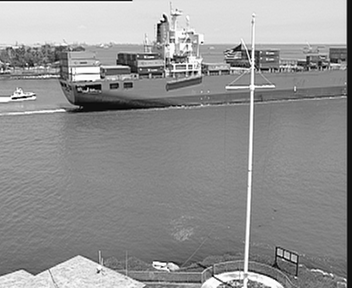
%> input picture Hw3_motion_estimation/container_1.tif, 352 x 288 px
$ octave optical_flow_threepic.m   (GNU Octave 9; MATLAB toolbox functions it lacks are replaced by stand-ins)
%> lines starting %> are read from the running program, lines starting %| are printed output that depends on the picture
### Hw3_motion_estimation/gradiance.m
function [ Ix,Iy,It ] = gradiance( this_pic,next_pic)
[H,W] = size(this_pic);
this_pic = double(this_pic);
next_pic = double(next_pic);

Ix = this_pic(1:H-1,2:W) - this_pic(1:H-1,1:W-1);
Ix = Ix + this_pic(2:H,2:W) - this_pic(2:H,1:W-1);
Ix = Ix + next_pic(1:H-1,2:W) - next_pic(1:H-1,1:W-1);
Ix = Ix + next_pic(2:H,2:W) - next_pic(2:H,1:W-1);
Ix = Ix*0.25;

Iy = this_pic(2:H,1:W-1) - this_pic(1:H-1,1:W-1);
Iy = Iy + this_pic(2:H,2:W) - this_pic(1:H-1,2:W);
Iy = Iy + next_pic(2:H,1:W-1) - next_pic(1:H-1,1:W-1);
Iy = Iy + next_pic(2:H,2:W) - next_pic(1:H-1,2:W);
Iy = Iy * 0.25;

It = next_pic(1:H-1,1:W-1) - this_pic(1:H-1,1:W-1);
It = It + next_pic(2:H,1:W-1) - this_pic(2:H,1:W-1);
It = It + next_pic(1:H-1,2:W) - this_pic(1:H-1,2:W);
It = It + next_pic(2:H,2:W) - this_pic(2:H,2:W);
It = It * 0.25;

Ix = [Ix ones(H-1,1)];
Ix = [Ix;ones(1,W)];
Iy = [Iy ones(H-1,1)];
Iy = [Iy;ones(1,W)];
It = [It ones(H-1,1)];
It = [It;ones(1,W)];

end

### Hw3_motion_estimation/optical_flow_threepic.m
close all

Ik = imread('container_1.tif');
%> Ik is the input picture: size 288x352 uint8; min 0, max 255, mean 146
Il = imread('container_3.tif');
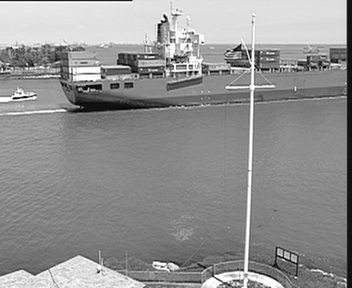
%> input picture Hw3_motion_estimation/container_3.tif, 352 x 288 px
%> Il is the input picture: size 288x352 uint8; min 0, max 255, mean 146.1

[H,W] = size(Ik);
%> H = 288; W = 352
[Ix,Iy,It] = gradiance(Ik,Il);
%> in gradiance, `Ix = this_pic(1:H-1,2:W) - this_pic(1:H-1,1:W-1);`:
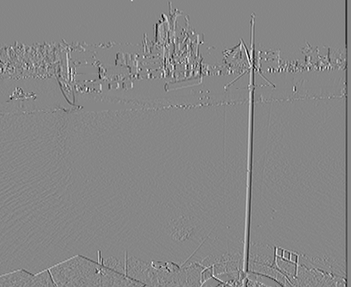
%> Ix: size 287x351 double; min -177, max 158, mean -0.4; drawn with min black and max white
%> in gradiance, `Iy = this_pic(2:H,1:W-1) - this_pic(1:H-1,1:W-1);`:
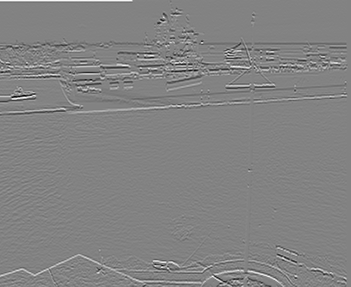
%> Iy: size 287x351 double; min -194, max 184, mean 0.1; drawn with min black and max white
%> in gradiance, `It = next_pic(1:H-1,1:W-1) - this_pic(1:H-1,1:W-1);`:
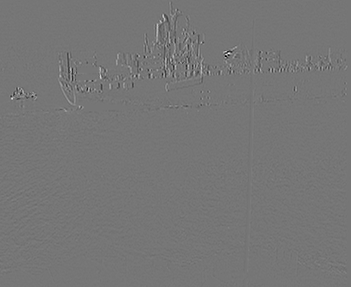
%> It: size 287x351 double; min -127, max 147, mean 0.1; drawn with min black and max white
%> in gradiance, `Ix = [Ix ones(H-1,1)];`:
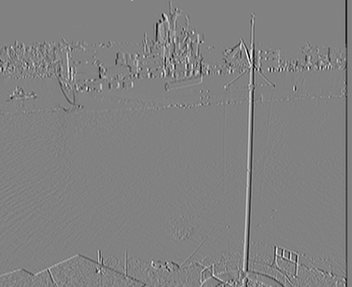
%> Ix: size 287x352 double; min -150.8, max 145.2, mean -0.4; drawn with min black and max white
%> in gradiance, `Iy = [Iy;ones(1,W)];`:
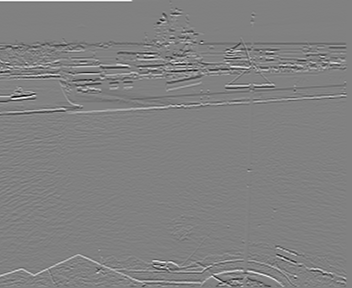
%> Iy: size 288x352 double; min -188, max 183, mean 0.1; drawn with min black and max white

u = zeros([H,W]);
v = zeros([H,W]);
u_bar = zeros([H,W]);
v_bar = zeros([H,W]);

lambda = 50;
max_iter = 100;

%> (the run ends here)
